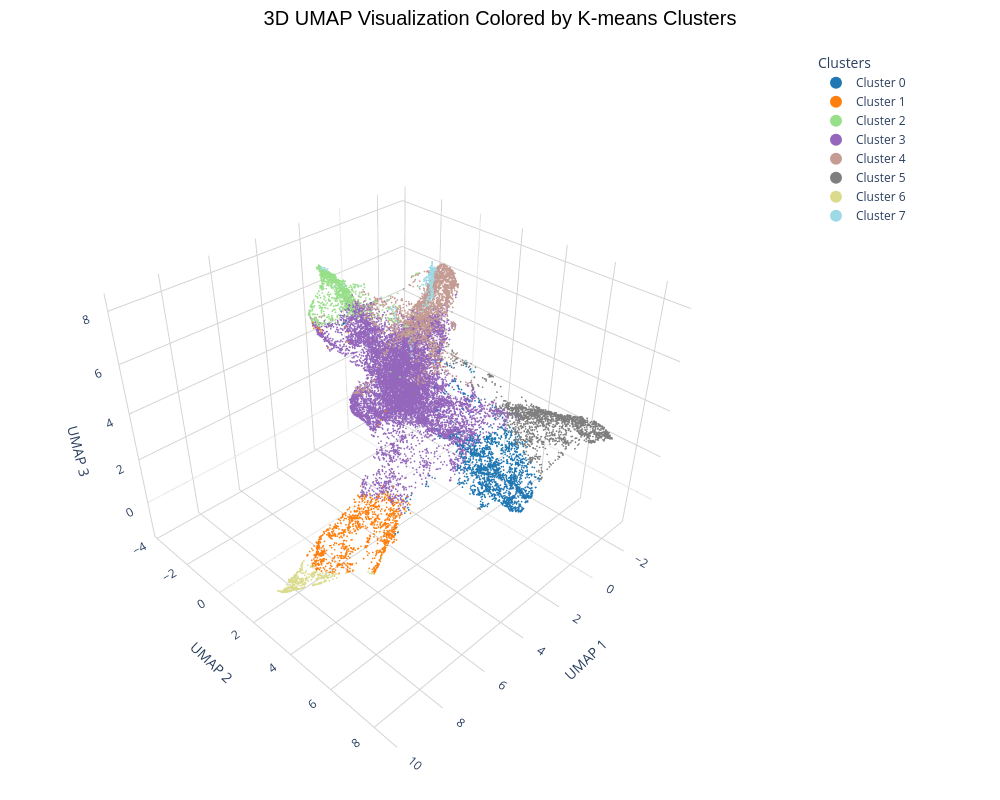

Write notebook code for a chart like this one.
### Code cell
import plotly.graph_objects as go
import plotly.express as px
import numpy as np
from matplotlib import cm
import matplotlib.pyplot as plt

# 生成tab20颜色
n_clusters = len(np.unique(cluster_labels))
tab20_colors = plt.cm.tab20(np.linspace(0, 1, n_clusters))
# 将matplotlib RGBA转换为plotly可用的颜色格式
tab20_hex = [f'rgba({int(r*255)},{int(g*255)},{int(b*255)},{a})' 
             for r, g, b, a in tab20_colors]

# 创建颜色映射字典
color_map = {i: tab20_hex[i] for i in range(n_clusters)}

# 创建数据
data = []
for i in range(n_clusters):
    cluster_mask = cluster_labels == i
    trace = go.Scatter3d(
        x=umap_embedding[cluster_mask, 0],
        y=umap_embedding[cluster_mask, 1],
        z=umap_embedding[cluster_mask, 2],
        mode='markers',
        marker=dict(
            size=1,
            color=tab20_hex[i],  # 使用tab20颜色
            opacity=1,
            line=dict(width=0)
        ),
        name=f'Cluster {i}',
        hovertemplate=(
            'Cluster: %{text}<br>' +
            'UMAP1: %{x:.3f}<br>' +
            'UMAP2: %{y:.3f}<br>' +
            'UMAP3: %{z:.3f}<extra></extra>'
        ),
        text=[f'Cluster {i}'] * np.sum(cluster_mask)
    )
    data.append(trace)

layout = go.Layout(
    title=dict(
        text='3D UMAP Visualization Colored by K-means Clusters',
        font=dict(size=20, family='Arial', color='black'),
        x=0.5
    ),
    scene=dict(
        xaxis=dict(
            title='UMAP 1',
            gridcolor='lightgray',
            showbackground=True,
            backgroundcolor='white'
        ),
        yaxis=dict(
            title='UMAP 2',
            gridcolor='lightgray',
            showbackground=True,
            backgroundcolor='white'
        ),
        zaxis=dict(
            title='UMAP 3',
            gridcolor='lightgray',
            showbackground=True,
            backgroundcolor='white'
        ),
        camera=dict(
            eye=dict(x=1.5, y=1.5, z=1.5)
        ),
        aspectmode='data'
    ),
    legend=dict(
        title=dict(text='Clusters'),
        font=dict(size=12),
        itemsizing='constant',
        x=1.02,
        y=1,
        xanchor='left',
        yanchor='top'
    ),
    width=1000,
    height=800,
    margin=dict(l=0, r=200, t=50, b=0),
    hovermode='closest'
)

# 创建图形
fig = go.Figure(data=data, layout=layout)

# 显示图形
fig.show()

### Figure 1 — Plotly figure (JSON) as saved in the notebook; plotly's stock layout.template omitted (floating-point values rounded to 4 significant figures; data arrays with more than 128 entries replaced by an {"elided": "..."} marker saying what was removed)
{"data": [{"hovertemplate": "Cluster: %{text}<br>UMAP1: %{x:.3f}<br>UMAP2: %{y:.3f}<br>UMAP3: %{z:.3f}<extra></extra>", "marker": {"color": "rgba(31,119,180,1.0)", "line": {"width": 0}, "opacity": 1, "size": 1}, "mode": "markers", "name": "Cluster 0", "text": {"elided": "1799 str values"}, "type": "scatter3d", "x": {"elided": "1799 float values"}, "y": {"elided": "1799 float values"}, "z": {"elided": "1799 float values"}}, {"hovertemplate": "Cluster: %{text}<br>UMAP1: %{x:.3f}<br>UMAP2: %{y:.3f}<br>UMAP3: %{z:.3f}<extra></extra>", "marker": {"color": "rgba(255,127,14,1.0)", "line": {"width": 0}, "opacity": 1, "size": 1}, "mode": "markers", "name": "Cluster 1", "text": {"elided": "1157 str values"}, "type": "scatter3d", "x": {"elided": "1157 float values"}, "y": {"elided": "1157 float values"}, "z": {"elided": "1157 float values"}}, {"hovertemplate": "Cluster: %{text}<br>UMAP1: %{x:.3f}<br>UMAP2: %{y:.3f}<br>UMAP3: %{z:.3f}<extra></extra>", "marker": {"color": "rgba(152,223,138,1.0)", "line": {"width": 0}, "opacity": 1, "size": 1}, "mode": "markers", "name": "Cluster 2", "text": {"elided": "1136 str values"}, "type": "scatter3d", "x": {"elided": "1136 float values"}, "y": {"elided": "1136 float values"}, "z": {"elided": "1136 float values"}}, {"hovertemplate": "Cluster: %{text}<br>UMAP1: %{x:.3f}<br>UMAP2: %{y:.3f}<br>UMAP3: %{z:.3f}<extra></extra>", "marker": {"color": "rgba(148,103,189,1.0)", "line": {"width": 0}, "opacity": 1, "size": 1}, "mode": "markers", "name": "Cluster 3", "text": {"elided": "12742 str values"}, "type": "scatter3d", "x": {"elided": "12742 float values"}, "y": {"elided": "12742 float values"}, "z": {"elided": "12742 float values"}}, {"hovertemplate": "Cluster: %{text}<br>UMAP1: %{x:.3f}<br>UMAP2: %{y:.3f}<br>UMAP3: %{z:.3f}<extra></extra>", "marker": {"color": "rgba(196,156,148,1.0)", "line": {"width": 0}, "opacity": 1, "size": 1}, "mode": "markers", "name": "Cluster 4", "text": {"elided": "2670 str values"}, "type": "scatter3d", "x": {"elided": "2670 float values"}, "y": {"elided": "2670 float values"}, "z": {"elided": "2670 float values"}}, {"hovertemplate": "Cluster: %{text}<br>UMAP1: %{x:.3f}<br>UMAP2: %{y:.3f}<br>UMAP3: %{z:.3f}<extra></extra>", "marker": {"color": "rgba(127,127,127,1.0)", "line": {"width": 0}, "opacity": 1, "size": 1}, "mode": "markers", "name": "Cluster 5", "text": {"elided": "1872 str values"}, "type": "scatter3d", "x": {"elided": "1872 float values"}, "y": {"elided": "1872 float values"}, "z": {"elided": "1872 float values"}}, {"hovertemplate": "Cluster: %{text}<br>UMAP1: %{x:.3f}<br>UMAP2: %{y:.3f}<br>UMAP3: %{z:.3f}<extra></extra>", "marker": {"color": "rgba(219,219,141,1.0)", "line": {"width": 0}, "opacity": 1, "size": 1}, "mode": "markers", "name": "Cluster 6", "text": {"elided": "509 str values"}, "type": "scatter3d", "x": {"elided": "509 float values"}, "y": {"elided": "509 float values"}, "z": {"elided": "509 float values"}}, {"hovertemplate": "Cluster: %{text}<br>UMAP1: %{x:.3f}<br>UMAP2: %{y:.3f}<br>UMAP3: %{z:.3f}<extra></extra>", "marker": {"color": "rgba(158,218,229,1.0)", "line": {"width": 0}, "opacity": 1, "size": 1}, "mode": "markers", "name": "Cluster 7", "text": {"elided": "363 str values"}, "type": "scatter3d", "x": {"elided": "363 float values"}, "y": {"elided": "363 float values"}, "z": {"elided": "363 float values"}}], "layout": {"height": 800, "hovermode": "closest", "legend": {"font": {"size": 12}, "itemsizing": "constant", "title": {"text": "Clusters"}, "x": 1.02, "xanchor": "left", "y": 1, "yanchor": "top"}, "margin": {"b": 0, "l": 0, "r": 200, "t": 50}, "scene": {"aspectmode": "data", "camera": {"eye": {"x": 1.5, "y": 1.5, "z": 1.5}}, "xaxis": {"backgroundcolor": "white", "gridcolor": "lightgray", "showbackground": true, "title": {"text": "UMAP 1"}}, "yaxis": {"backgroundcolor": "white", "gridcolor": "lightgray", "showbackground": true, "title": {"text": "UMAP 2"}}, "zaxis": {"backgroundcolor": "white", "gridcolor": "lightgray", "showbackground": true, "title": {"text": "UMAP 3"}}}, "title": {"font": {"color": "black", "family": "Arial", "size": 20}, "text": "3D UMAP Visualization Colored by K-means Clusters", "x": 0.5}, "width": 1000}}
